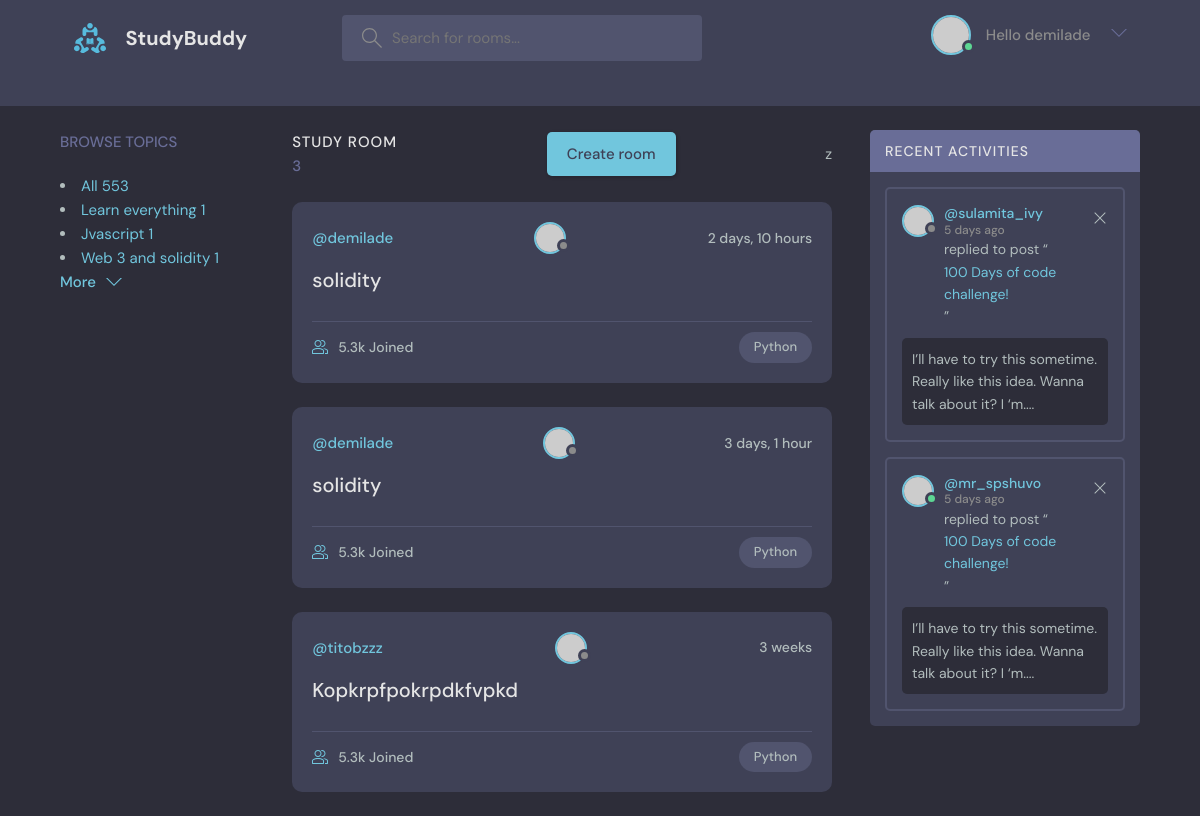
The page / (signed in) on the database its author committed.
### base/models.py (models this page shows, shortened)
class Topic(models.Model):
    name = models.CharField(max_length=200)

class Room(models.Model):
    host = models.ForeignKey(User, on_delete=models.SET_NULL, null=True)
    topic =  models.ForeignKey(Topic, on_delete=models.SET_NULL, null=True)
    name = models.CharField(max_length=200)
    description = models.TextField(null= True, blank= True)
    participants = models.ManyToManyField(User, related_name='participant', blank=True)
    updated = models.DateTimeField(auto_now = True)
    created = models.DateTimeField(auto_now_add=True)
    class Meta:
        ordering = ['-updated','-created']

### base/views.py (the view)
# urls.py: path('', views.home, name="home"),
def home(request):
    q = request.GET.get('q') if request.GET.get('q') != None else ''
    rooms = Room.objects.filter(
        Q(topic__name__icontains=q) |
        Q(name__icontains=q)  |
        Q(description__icontains=q) )
    topics = Topic.objects.all()
    room_count = rooms.count()
    room_messages = Message.objects.filter(Q(room__topic__name__icontains=q))
    context={
        'rooms' : rooms,
        'topics':topics,
        'room_count':room_count,
        'room_messages':room_messages
        }
    return render(request,'base/home.html', context )

### base/templates/base/home.html (shortened to what this page needs)
{% extends 'main.html' %}
{% block content %}
<main class="header header--loggedIn">
      </div>
    <main class="layout layout--3">
      <div class="container">
        {% include 'base/topic_component.html' %}
        <div class="roomList">
          <div class="roomList__header">
            <div>
              <h2>Study Room</h2>
              <p>{{rooms.count}}</p>
            </div>
            <a class="btn btn--main"  href="{% url 'createRoom' %}" >Create room</a>
        z
          </div>
          {% include 'base/feed_component.html' %}
        </div>
        <div class="activities">
          <div class="activities__header">
            <h2>Recent Activities</h2>
          </div>
          <div class="activities__box">
            <div class="activities__boxHeader roomListRoom__header">
              <a href="profile.html" class="roomListRoom__author">
                <div class="avatar avatar--small">
                  <img src="https://randomuser.me/api/portraits/women/11.jpg" />
                </div>
                <p>
                  @sulamita_ivy
                  <span>5 days ago</span>
                </p>
              </a>
              <div class="roomListRoom__actions">
                <a href="#">
                  <svg version="1.1" xmlns="http://www.w3.org/2000/svg" width="32" height="32" viewBox="0 0 32 32">
                    <title>remove</title>
                    <path
                      d="M27.314 6.019l-1.333-1.333-9.98 9.981-9.981-9.981-1.333 1.333 9.981 9.981-9.981 9.98 1.333 1.333 9.981-9.98 9.98 9.98 1.333-1.333-9.98-9.98 9.98-9.981z"
                    ></path>
                  </svg>
                </a>
              </div>
            </div>
            <div class="activities__boxContent">
              <p>replied to post “<a href="room.html">100 Days of code challenge!</a>”</p>
              <div class="activities__boxRoomContent">
                I’ll have to try this sometime. Really like this idea. Wanna talk about it? I ‘m....
              </div>
            </div>
          </div>
          <div class="activities__box">
            <div class="activities__boxHeader roomListRoom__header">
              <a href="profile.html" class="roomListRoom__author">
                <div class="avatar avatar--small active">
                  <img src="https://randomuser.me/api/portraits/men/13.jpg" />
                </div>
                <p>
                  @mr_spshuvo
                  <span>5 days ago</span>
                </p>
              </a>
              <div class="roomListRoom__actions">
                <a href="#">
                  <svg version="1.1" xmlns="http://www.w3.org/2000/svg" width="32" height="32" viewBox="0 0 32 32">
                    <title>remove</title>
                    <path
                      d="M27.314 6.019l-1.333-1.333-9.98 9.981-9.981-9.981-1.333 1.333 9.981 9.981-9.981 9.98 1.333 1.333 9.981-9.98 9.98 9.98 1.333-1.333-9.98-9.98 9.98-9.981z"
                    ></path>
                  </svg>
                </a>
              </div>
            </div>
            <div class="activities__boxContent">
              <p>replied to post “<a href="room.html">100 Days of code challenge!</a>”</p>
              <div class="activities__boxRoomContent">
                I’ll have to try this sometime. Really like this idea. Wanna talk about it? I ‘m....
              </div>
            </div>
          </div>
        </div>
      </div>
    </main>
{%  endblock content%}

### templates/navbar.html (shortened to what this page needs)
{% load static %}
<header class="header header--loggedIn">
    <div class="container">
      <a href="/" class="header__logo">
        <img src="{% static 'images/logo.svg' %}" />
        <h1>StudyBuddy</h1>
      </a>
      <form method="GET" action="{%url 'home' %}" class="header__search">
        <label>
          <input type="text"  name="q" placeholder="Search for rooms..." />
        </label>
      </form>
      <nav class="header__menu">
{% if user.is_authenticated %}
        <div class="header__user">
          <a href="{% url 'userProfile' user.id %}">
            <div class="avatar avatar--medium active">
              <img src="https://randomuser.me/api/portraits/men/37.jpg" />
            </div>
    <div>Hello {{user.username}}</div>
          </a>
          <button class="dropdown-button">
            <svg version="1.1" xmlns="http://www.w3.org/2000/svg" width="32" height="32" viewBox="0 0 32 32">
              <title>chevron-down</title>
              <path d="M16 21l-13-13h-3l16 16 16-16h-3l-13 13z"></path>
            </svg>
          </button>
        </div>
        {% else %}
        <a href="{% url 'loginPage' %}">
          <img src="{% static 'images/avatar.svg' %}" />
          <p>Login</p>
        </a>
  {% endif %}
      </nav>
    </div>
  </header>
<div>

### base/templates/base/topic_component.html (shortened to what this page needs)
<div class="topics">
    <div class="topics__header">
      <h2>Browse Topics</h2>
    </div>
                    <li>
                    <a href="{% url 'home' %}" class="active">All <span>553</span></a>
                 </li>
            {% for topic in topics %}
                  <li>
                    <a href="{% url 'home'  %}?q={{topic.name}}">{{topic.name}}  <span>{{topic.room_set.all.count}}</span> </a>
                  </li>
            {% endfor %}
            <a class="btn btn--link" href="topics.html">
                  More
                  <svg version="1.1" xmlns="http://www.w3.org/2000/svg" width="32" height="32" viewBox="0 0 32 32">
                    <title>chevron-down</title>
                    <path d="M16 21l-13-13h-3l16 16 16-16h-3l-13 13z"></path>
                  </svg>
                </a>
              </div>

### base/templates/base/feed_component.html (shortened to what this page needs)
            {% for room in rooms %}
            <div class="roomListRoom">
                <div class="roomListRoom__header">
                  <a  href="{% url 'userProfile' room.host.id %}" class="roomListRoom__author">@{{room.host.username}}</a>
                                  <div class="avatar avatar--small">
                      <img src="https://randomuser.me/api/portraits/women/11.jpg" />
                    </div>
                  <div class="roomListRoom__actions">
                    <span>{{room.created|timesince}}</span>
                  </div>
                </div>
                <div class="roomListRoom__content">
                  <a href="{% url 'room' room.id %}">{{room.name}}</a>
                </div>
                <div class="roomListRoom__meta">
                  <a href="room.html" class="roomListRoom__joined">
                    5.3k Joined
                  </a>
                  <p class="roomListRoom__topic">Python</p>
                </div>
              </div>
              {% endfor %}

### rows shown on the page
Topic: name "Learn everything", room_set.all.count "1"
Topic: name "Jvascript", room_set.all.count "1"
Topic: name "Web 3 and solidity", room_set.all.count "1"
Room: host.username "demilade", created "2 days, 10 hours", name "solidity"
Room: host.username "demilade", created "3 days, 1 hour", name "solidity"
Room: host.username "titobzzz", created "3 weeks", name "Kopkrpfpokrpdkfvpkd"

### other values the page prints
{{ user.username }} "demilade"
{{ rooms.count }} "3"
